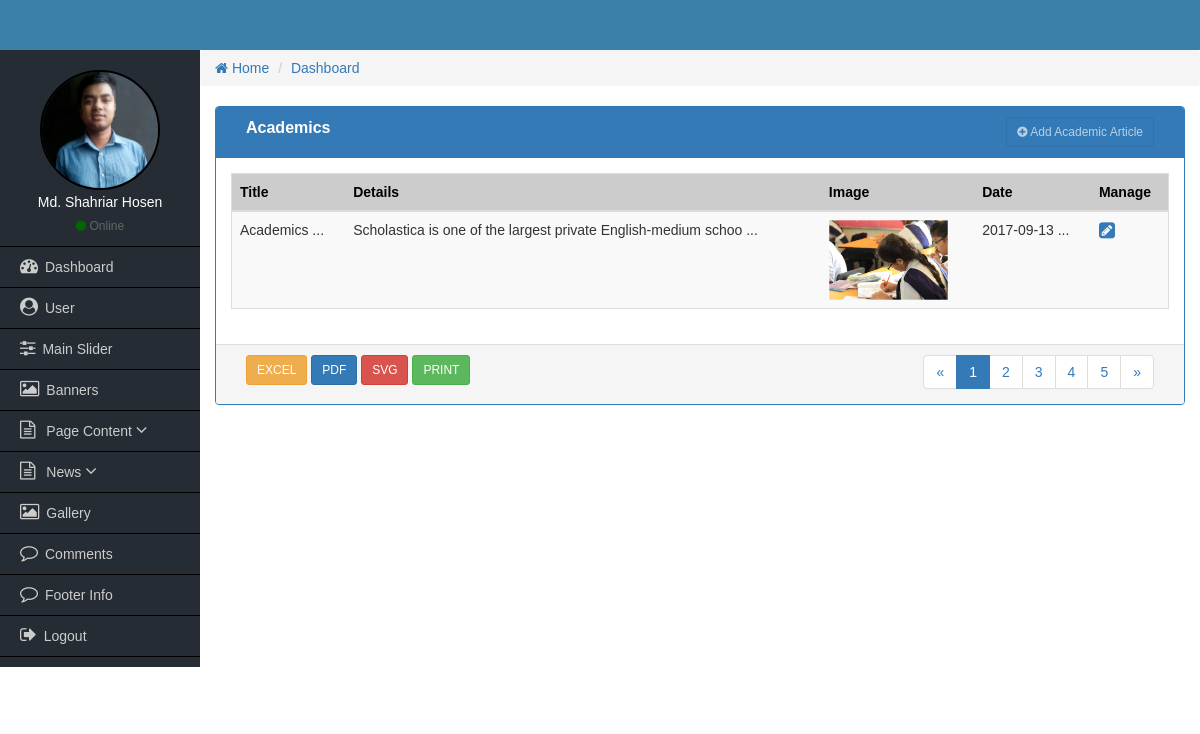
Screenshot of /admin/academic-content.php (signed in) with the database file from the repository.
### tables this page shows
CREATE TABLE `tbl_user` (
  `id` int(11) NOT NULL,
  `name` varchar(50) NOT NULL,
  `phone` varchar(25) NOT NULL,
  `email` varchar(50) NOT NULL,
  `username` varchar(50) NOT NULL,
  `password` varchar(50) NOT NULL,
  `role_id` int(11) NOT NULL,
  `image` varchar(255) NOT NULL
);

CREATE TABLE `posts` (
  `post_id` int(11) NOT NULL,
  `post_title` varchar(100) NOT NULL,
  `post_subtitle` varchar(100) NOT NULL,
  `post_details` longtext NOT NULL,
  `post_btn_txt` varchar(20) NOT NULL,
  `post_btn_url` varchar(100) NOT NULL,
  `post_date` datetime NOT NULL,
  `post_image` varchar(255) NOT NULL,
  `post_cat_id` int(11) NOT NULL
);

### admin/functions/admin-functions.php (called while the page is built, shortened)
<?php ob_start(); session_start();
	function getAdminHeader(){
		require_once('includes/header.php');
	}
	function getAdminSidebar(){
		require_once('includes/sidebar.php');
	}
	function getBreadcrum(){
		include_once('includes/breadcrum.php');
	}
	function getAdminFooter(){
		require_once('includes/footer.php');
	}
?>

### admin/academic-content.php (the view, shortened to what this page needs)
<?php
	require_once('functions/admin-functions.php');
  if($_SESSION['role'] <=2){
  getAdminSidebar();
?>
<div class="col-md-12">
    <div class="panel panel-primary">
        <div class="panel-heading">
            <div class="col-md-9 heading_title">
                  Academics
             </div>
             <div class="col-md-3 text-right">
                <a href="add-user.php" class="btn btn-sm btn btn-primary" disabled><i class="fa fa-plus-circle"></i> Add Academic Article</a>
            </div>
            <div class="clearfix"></div>
        </div>
      <div class="panel-body">
          <table class="table table-responsive table-striped table-hover table_cus">
              <thead class="table_head">
                <tr>
                    <th>Title</th>
                    <th>Details</th>
                    <th class="hidden-xs">Image</th>
                    <th class="hidden-xs">Date</th>
                    <th>Manage</th>
                </tr>
              </thead>
              <tbody>
                <?php
                  $query = "SELECT * FROM posts WHERE post_cat_id='2' ";
                  $sqlQuery = mysqli_query($dbconnect, $query);
                  $row = mysqli_fetch_array($sqlQuery); ?>
                  <tr>
                      <td><?= substr($row['post_title'],0, 15); ?> ...</td>
                      <td><?= substr($row['post_details'],0, 65); ?> ...</td>
                      <td class="hidden-xs">
                        <?php
                          if($row['post_image'] == '') : ?>
                            <img src="uploads/noimagefound.jpg" height="80" alt="">
                          <?php else: ?>
                            <img src="uploads/<?= $row['post_image']; ?>" height="80" alt="">
                          <?php endif; ?>
                      </td>
                      <td><?= substr($row['post_date'],0,10); ?> ...</td>
                      <td>
                          <a href="edit-academic.php?academic_id=<?= $row['post_id']; ?>"><i class="fa fa-pencil-square fa-lg"></i></a>
                      </td>
                  </tr>
              </tbody>
          </table>
      </div>
      <div class="panel-footer">
        <div class="col-md-4">
            <a href="#" class="btn btn-sm btn-warning">EXCEL</a>
            <a href="#" class="btn btn-sm btn-primary">PDF</a>
            <a href="#" class="btn btn-sm btn-danger">SVG</a>
            <a href="#" class="btn btn-sm btn-success">PRINT</a>
        </div>
        <div class="col-md-4">
        </div>
        <div class="col-md-4 text-right">
            <nav aria-label="Page navigation">
              <ul class="pagination pagina_cus">
                <li>
                  <a href="#" aria-label="Previous">
                    <span aria-hidden="true">&laquo;</span>
                  </a>
                </li>
                <li class="active"><a href="#">1</a></li>
                <li><a href="#">2</a></li>
                <li><a href="#">3</a></li>
                <li><a href="#">4</a></li>
                <li><a href="#">5</a></li>
                <li>
                  <a href="#" aria-label="Next">
                    <span aria-hidden="true">&raquo;</span>
                  </a>
                </li>
              </ul>
            </nav>
        </div>
        <div class="clearfix"></div>
      </div>
    </div>
</div>
<?php
  }else{
    echo "Access Denied!";
  }
?>

### admin/includes/sidebar.php (shortened to what this page needs)
<?php include_once('config.php'); ?>
<div class="container-fluid content_full">
    <div class="row">
        <div class="col-md-2 sidebar pd0">
            <div class="side_user">
                <?php
                     $id = $_SESSION['userid'];
                     $select ="SELECT * FROM tbl_user WHERE id='$id' ";
                     $query = mysqli_query($dbconnect, $select);
                     $row = mysqli_fetch_array($query);
                ?>
                <img class="img-responsive" src="uploads/<?= $row['image']; ?>"/>
                <h4><?php echo $_SESSION['name']; ?></h4>
                <span><i class="fa fa-circle"></i>  Online</span>
            </div>
            <ul>
                <li><a href="index.php"><i class="fa fa-dashboard"></i>Dashboard</a></li>
            <?php if($_SESSION['role'] <= 1){ ?>
                <li><a href="all-user.php"><i class="fa fa-user-circle"></i>User</a></li>
            <?php } ?>
            <?php if($_SESSION['role'] <= 2){ ?>
                <li><a href="all-sliders.php"><i class="fa fa-sliders"></i>Main Slider</a></li>
                <li><a href="all-banners.php"><i class="fa fa-image"></i>Banners</a></li>
                <li  data-toggle="collapse" data-target="#products" class="collapsed active">
                  <a href="#"><i class="fa fa-file-text-o"></i> Page Content <i class="fa fa-angle-down"></i> </span></a>
                </li>
                <li  data-toggle="collapse" data-target="#news" class="collapsed active">
                  <a href="#"><i class="fa fa-file-text-o"></i> News <i class="fa fa-angle-down"></i> </span></a>
                </li>
                    <li><a href="gallery.php"><i class="fa fa-image"></i>Gallery</a></li>
                    <li><a href="all-comments.php"><i class="fa fa-comment-o"></i>Comments</a></li>
                    <li><a href="footer-info.php"><i class="fa fa-comment-o"></i>Footer Info</a></li>
            <?php } ?>
                <li><a href="logout.php"><i class="fa fa-sign-out"></i>Logout</a></li>
            </ul>
        </div>

### admin/css/style.css (style rules this page uses)
* { margin:0px; padding:0px; outline:0px; }
img { border:0px; }
ul, ol { list-style-type:none; }
a { text-decoration:none; }
.pd0 { padding-left:0px; padding-right:0px; padding-top:0px; padding-bottom:0px; }
body { font-family:Verdana, Geneva, sans-serif; }
.sidebar { background-color:#252c34; min-height:600px; }
.side_user { text-align:center; color:#fff; padding:20px 0px 10px; border-bottom:1px solid #000; }
.side_user img { width:120px; height:120px; border:2px solid #000; border-radius:50%; display:inline-block; }
.side_user h4 { font-size:14px; margin:5px 0px; }
.side_user span { color:#666; font-size:12px; }
.side_user span i { color:#060; }
.sidebar ul li a { font-size:14px; color:#CCC; line-height:40px; padding-left:20px; display:block; border-bottom:1px solid #000; }
.sidebar ul li a i { font-size:18px; padding-right:7px; }
.heading_title { font-size:16px; font-weight:bold; }
.table_cus { border:1px solid #ddd; }
.table_head { background-color:#ccc; color:#000; }
.pagina_cus { padding:0px; margin:0px; }
.panel-body { padding: 15px; }

### admin/css/sidebar.css (style rules this page uses)
body { margin: 0px; padding: 0px; }

### rows the page displays
tbl_user: image (picture)
posts: post_title "Academics", post_details "Scholastica is one of the largest private English-medium schoo", post_image (picture), post_date "2017-09-13"

### other values shown
$_SESSION['name'] "Md. Shahriar Hosen"
